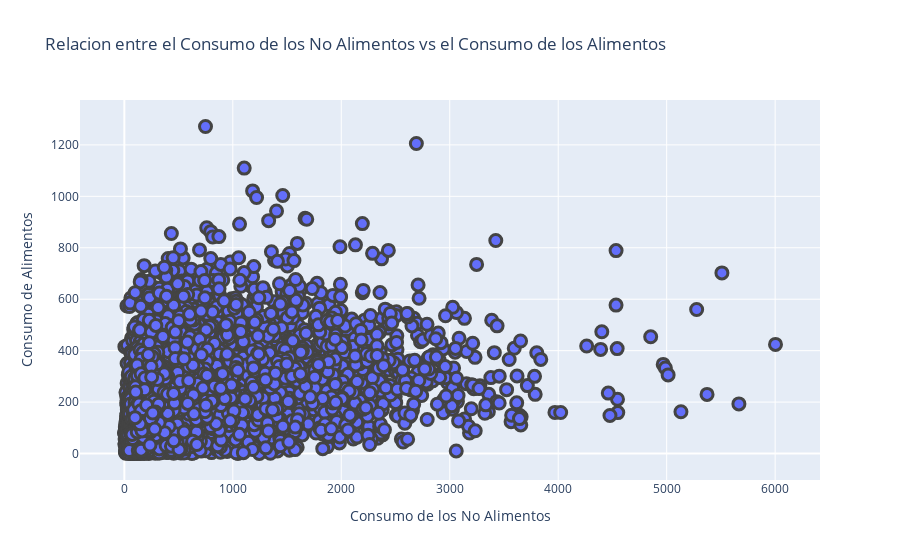

Write notebook code for a chart like this one.
### Code cell
data = [go.Scatter(x = data_ecv["cn"],
                   y = data_ecv["ca"],
                   mode="markers",
                   marker=dict(size=12,
                               symbol="circle",
                               line={"width":3} # linea del marcador
                               ))]

layout = go.Layout(title = "Relacion entre el Consumo de los No Alimentos vs el Consumo de los Alimentos",
                   xaxis = {"title":"Consumo de los No Alimentos"},
                   yaxis = {"title":"Consumo de Alimentos"})

scatter_plot = go.Figure(data=data, layout=layout)
scatter_plot
# pyo.plot(fig, filename="Ejemplo de Scatter Plot") # Esta linea basicamente me genera un *.html que muestra que contiene el grafico de dispersion

### Figure 1 — Plotly figure (JSON) as saved in the notebook; plotly's stock layout.template omitted (floating-point values rounded to 4 significant figures; data arrays with more than 128 entries replaced by an {"elided": "..."} marker saying what was removed)
{"data": [{"marker": {"line": {"width": 3}, "size": 12, "symbol": "circle"}, "mode": "markers", "type": "scatter", "x": {"elided": "28970 float values"}, "y": {"elided": "28970 float values"}}], "layout": {"autosize": true, "title": {"text": "Relacion entre el Consumo de los No Alimentos vs el Consumo de los Alimentos"}, "xaxis": {"autorange": true, "range": [-367.5, 6372.0], "title": {"text": "Consumo de los No Alimentos"}, "type": "linear"}, "yaxis": {"autorange": true, "range": [-142.5, 1414.0], "title": {"text": "Consumo de Alimentos"}, "type": "linear"}}}
